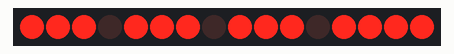
Bench run of a sketch on a simulated Arduino Uno, built with avr-gcc and run on an emulated ATmega328P. Shown: 16 shift-register outputs drawn as a row of LEDs (first output left, lit = HIGH). Wiring (inferred from the names in the program): 2 × shift register (74HC595): data pin 5; shift clock pin 7; latch pin 6. Wiring (inferred from the signals the program sends): row of LEDs: on Q0, Q1, Q2, Q3, Q4, Q5, Q6, Q7, Q8, Q9, Q10, Q11, Q12, Q13, Q14, Q15.

Above: at 0.2 s.
At 1.7 s:
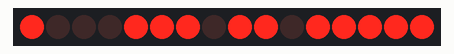
Timing chart, 0 to 3.0 s (numbered marks = the images above):
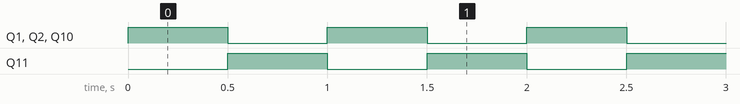

The sketch:

ex_04.ino
```cpp
#define DATA 5
#define CLOCK 7
#define LATCH 6

void setup(){
  configuraDisplay7s();
}

void loop(){
  shiftOut(DATA, CLOCK, LSBFIRST, B11101111); // display ativa com nivel baixo
  shiftOut(DATA, CLOCK, LSBFIRST, B11101110);  // segmentos

  enviaPulso(LATCH);

  delay(500);

  shiftOut(DATA, CLOCK, LSBFIRST, B11011111); // display ativa com nivel baixo
  shiftOut(DATA, CLOCK, LSBFIRST, B10001110);  // segmentos

  enviaPulso(LATCH);

  delay(500);

}

void configuraDisplay7s(){
  pinMode(DATA, OUTPUT);
  pinMode(CLOCK, OUTPUT);
  pinMode(LATCH, OUTPUT);

  digitalWrite(CLOCK, 0);
  digitalWrite(LATCH, 0);
}

void enviaPulso(int pino){
  digitalWrite(pino, 1);
  digitalWrite(pino, 0);
}
```

Measured:
- by itself, Q1, Q2, Q10, Q11: alternates HIGH for 0.50 s and LOW for 0.50 s
